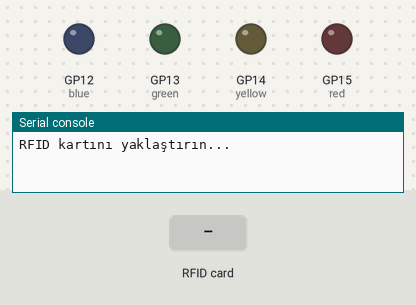
Simulated run of this program. Board: Raspberry Pi Pico running MicroPython. Shown: output pins drawn as LEDs (lit = HIGH), the last lines printed to the serial console. Dashed ring = blinking. Inputs (shaded band) come from the test bench. The interpreter's speed is modelled, so counts of loop turns are approximate; library files of the repository ran but are not shown: mfrc522.py; pins used as bus, display or sensor lines are not drawn.

Above: at 1.2 s.
1.3 s: RFID card 5E 7A 19 C4 held to the reader
At 1.44 s:
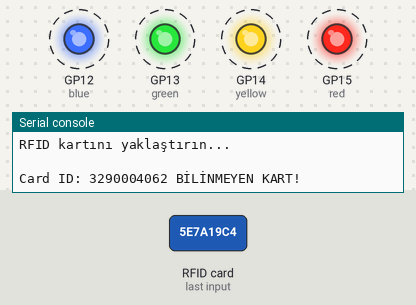
Timing chart, 0 to 4.3 s (numbered marks = the images above; inputs shaded):
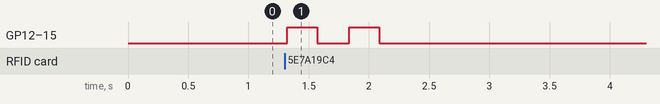

Measured:
- after the input at 1.3 s, GP12 (blue), GP13 (green), GP14 (yellow), GP15 (red): alternates HIGH for 0.25 s and LOW for 0.26 s, 4 changes in all, then stays LOW, starting at once

The program:

NFC_proje.py
```python
from machine import Pin
from mfrc522 import MFRC522
import utime
import time

reader = MFRC522(spi_id=0,sck=6,miso=4,mosi=7,cs=5,rst=22)

red = Pin(15, Pin.OUT)
yellow = Pin(14, Pin.OUT)
green = Pin(13, Pin.OUT)
blue = Pin(12, Pin.OUT)

print("RFID kartını yaklaştırın...")
print("")


while True:
    reader.init()
    (stat, tag_type) = reader.request(reader.REQIDL)
    if stat == reader.OK:
        (stat, uid) = reader.SelectTagSN()
        if stat == reader.OK:
            card = int.from_bytes(bytes(uid),"little",False)

            if card == "RFID Numarası":
                print("Giriş Başarılı!")
                green.on()
                red.off()
                yellow.off()
                blue.off()
                time.sleep(1)
                green.off()
                red.off()
                yellow.off()
                blue.off()
            else:
                print("Card ID: "+ str(card)+" BİLİNMEYEN KART!")
                red.on()
                green.on()
                yellow.on()
                blue.on()
                time.sleep(0.25)
                red.off()
                green.off()
                yellow.off()
                blue.off()
                time.sleep(0.25)
```
